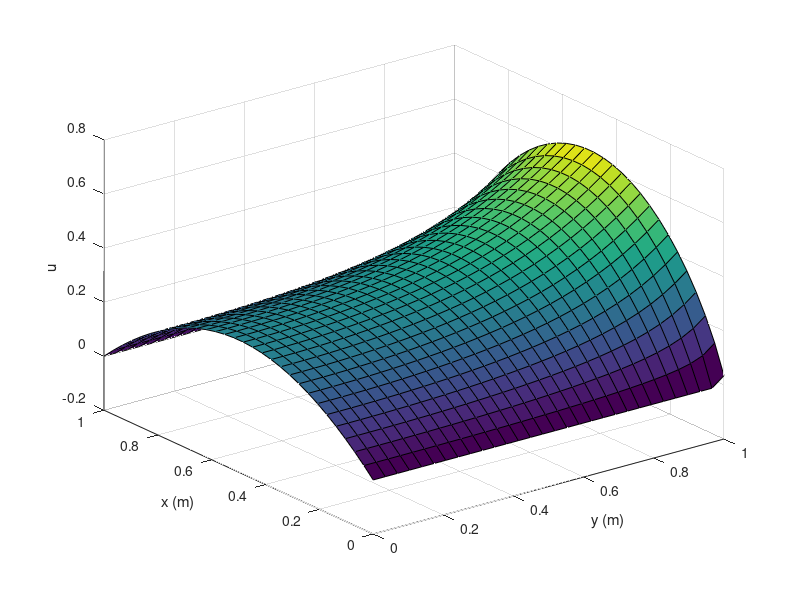

Reproduce this figure in MATLAB.
clc;clear;close all

nx = 30;
ndx=nx-1;
dx=1/ndx;
x=0:dx:1;

ny = 30;
ndy=ny-1;
dy=1/ndy;
y=0:dy:1;

n=nx*ny;

A=zeros(n,n);
b=zeros(n,1);

for k=ny+2:n-ny
    A(k,k+ny)=1/dx^2;
    A(k,k-ny)=1/dx^2;
    A(k,k+1)=1/(dy^2);
    A(k,k-1)=1/(dy^2);
    A(k,k)= -(2/(dx^2)+2/(dy^2));
    b(k)=-2;
end

for k=1:ny  % left
    A(k,:)=0; A(k,k)= 1; b(k)= 0;
end

for k=1:ny:n-ndy  % bottom
    A(k,:)=0; A(k,k+1)=1; A(k,k)=-1; b(k)=0;
end

for k=n-ndy:n % right
    A(k,:)=0; A(k,k)= 1; b(k)= 0;
end

for k=ny:ny:n  % up
    A(k,:)=0; A(k,k)=1; A(k,k-1)=-1; b(k)=dy;
end

u=A\b;
u1 = zeros(nx,ny);
for i=1:nx
    for j=1:ny
        u1(i,j)=u((i-1)*ny+j);
    end
end

surf(y,x,u1)
xlabel('y (m)')
ylabel('x (m)')
zlabel('u')